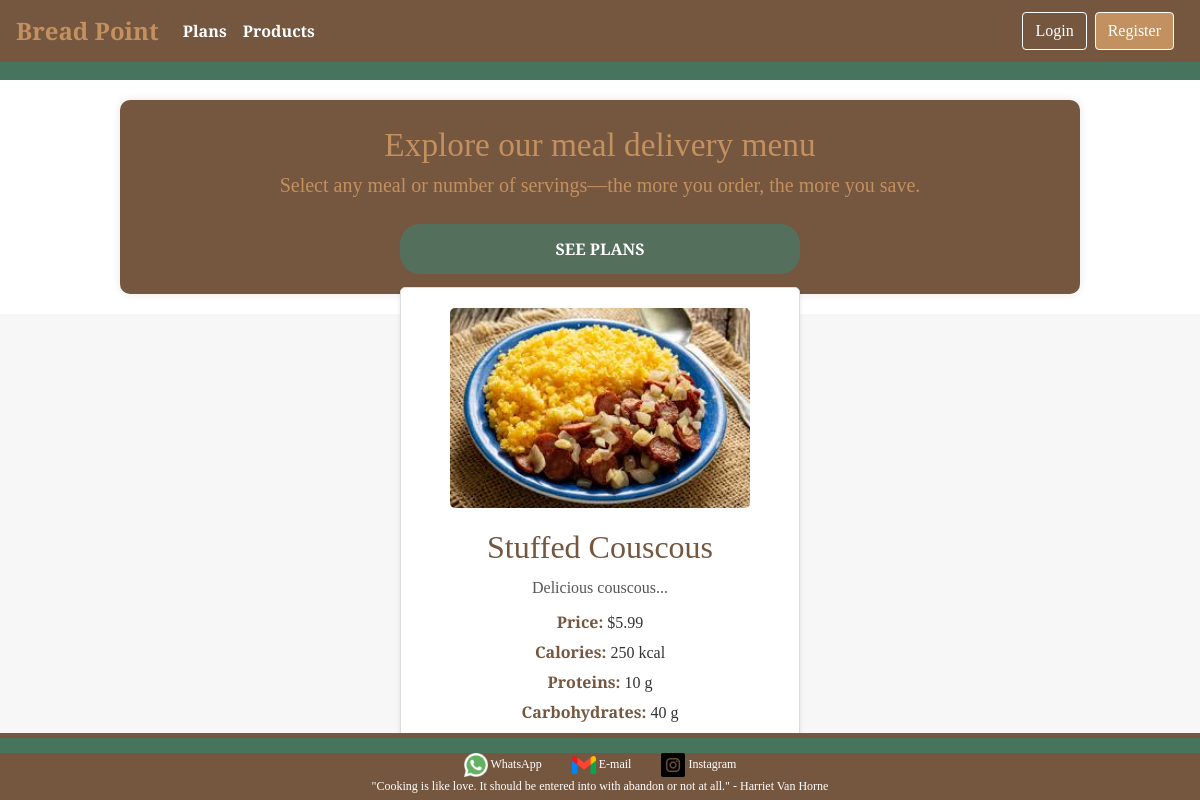
The app's page /product/2 with its own data.
### tables this page shows
CREATE TABLE products (
        id INTEGER PRIMARY KEY AUTOINCREMENT,
        product_name TEXT NOT NULL,
        description TEXT,
        price DECIMAL(10, 2) NOT NULL,
        calories INTEGER,
        protein INTEGER,
        carbohydrates INTEGER,
        fats INTEGER
    , image TEXT);

### back_end/app.py (the view)
@app.route('/product/<int:product_id>', methods=['GET'])
def product_description(product_id):
    conn = get_db()
    cursor = conn.cursor()
    cursor.execute("""
        SELECT product_name, description, price, calories, protein, carbohydrates, fats, image
        FROM products
        WHERE id = ?
    """, (product_id,))
    product = cursor.fetchone()
    close_db(conn)
    if not product:
        return render_template('404.html', message="Produto não encontrado"), 404
    product_data = {
        "name": product[0],
        "description": product[1],
        "price": product[2],
        "calories": product[3],
        "protein": product[4],
        "carbohydrates": product[5],
        "fats": product[6],
        "image": product[7],
    }
    return render_template('product-description.html', product=product_data)

### back_end/app.py (called while the page is built)
def get_db():
    conn = sqlite3.connect('bread_point.db')
    conn.row_factory = sqlite3.Row  # Acessa a coluna por nome
    return conn

### back_end/templates/product-description.html (shortened to what this page needs)
<!DOCTYPE html>
<html lang="en">
<head>
     <link rel="stylesheet" href="{{url_for('static', filename='lib/bootstrap/css/bootstrap.min.css')}}">
     <link rel="stylesheet" href="{{url_for('static', filename='css/home.css')}}">
     <link rel="stylesheet" href="{{url_for('static', filename='css/product-description.css')}}">
</head>
<body>
    {% include 'navbar-select-option.html'%}
    {% include 'product-banner.html'%}
    <div class="div-main-description-products">
        <div class="product-container">
            <div class="product-image"> <img src="{{ product.image }}" alt="{{ product.name }}"> </div>
            <div class="product-description">
                <h2>{{ product.name }}</h2>
                <p>{{ product.description }}</p>
                <ul>
                    <li><strong>Price:</strong> ${{ product.price }}</li>
                    <li><strong>Calories:</strong> {{ product.calories }} kcal</li>
                    <li><strong>Proteins:</strong> {{ product.protein }} g</li>
                    <li><strong>Carbohydrates:</strong> {{ product.carbohydrates }} g</li>
                    <li><strong>Fats:</strong> {{ product.fats }} g</li>
                </ul>
            </div>
        </div>
    </div>
   {% include 'footer-finish-page.html'%}
</body>
</html>

### back_end/static/css/home.css (style rules this page uses)
body { font-family: 'Libre Baskerville', serif !important; }

### back_end/static/css/product-description.css (style rules this page uses)
.div-main-description-products { height: 55vh; display: flex; justify-content: center; align-items: center; background-color: #f7f7f7; }
.product-container { background-color: white; border: 1px solid #ddd; border-radius: 5px; box-shadow: 0 2px 4px rgba(0, 0, 0, 0.1); max-width: 400px; width: 100%; padding: 20px; text-align: center; }
.product-image img { max-width: 100%; height: auto; width: 300px; border-radius: 5px; }
.product-description h2 { color: #75563F; margin-top: 20px; }
.product-description p { color: #555; margin: 10px 0; }
.product-description ul { list-style: none; padding: 0; margin: 0; }
.product-description ul li { color: #333; margin: 5px 0; }
.product-description ul li strong { color: #75563F; }

### records on screen
products: image (picture), name "Stuffed Couscous", description "Delicious couscous...", price "5.99", calories "250", protein "10", carbohydrates "40"
